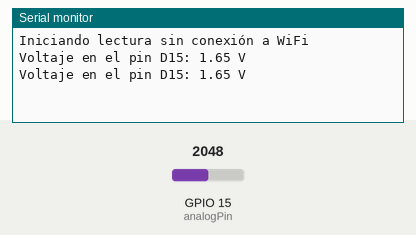
Recording of a sketch running on a simulated ESP32. Parts: the last lines printed to the serial monitor. The inputs (shaded band) are chosen by the test bench; at power-on: GPIO 15 (analogPin) = 2048. WiFi joins after 1.5 s; servers stay silent unless stated.

Above: at 1.8 s.
1.9 s: GPIO 15 (analogPin) set to 2866
At 2.8 s:
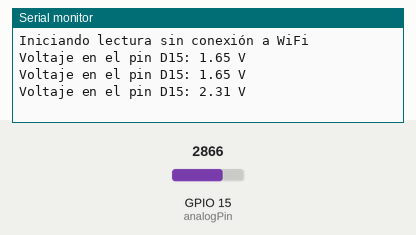
3.4 s: GPIO 15 (analogPin) set to 3603
At 10.4 s:
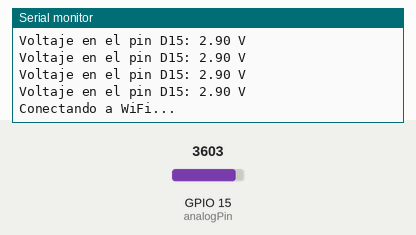
Timing chart, 0 to 10.9 s (numbered marks = the images above; inputs shaded):
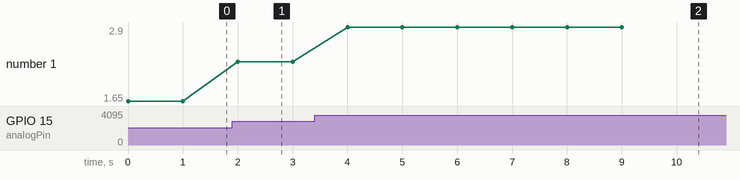

The sketch:

Voltmeter_alternated.ino
```cpp
#include <WiFi.h>

// Datos de la red WiFi
const char* ssid = "INFINITUMD2AC";
const char* password = "PCwGdtcV9D";

// Pin y configuración de lectura analógica
const int analogPin = 15;  // Pin analógico al que leeremos el voltaje (GPIO15)
const float referenceVoltage = 3.3;  // Voltaje de referencia del ESP32
const int adcMaxValue = 4095;  // Resolución del ADC (12 bits)

// Duración de las fases de lectura en milisegundos (10 segundos)
const unsigned long phaseDuration = 10000;

void setup() {
  // Inicializar el monitor serial
  Serial.begin(115200);

  // Configurar el pin D15 como entrada analógica
  pinMode(analogPin, INPUT);

  // Desconectar cualquier conexión WiFi al inicio para garantizar un estado limpio
  WiFi.disconnect(true);
}

void loop() {
  // Fase 1: Lectura sin conexión WiFi
  Serial.println("Iniciando lectura sin conexión a WiFi");
  for (unsigned long startTime = millis(); millis() - startTime < phaseDuration;) {
    leerVoltaje();
    delay(1000);
  }

  // Fase 2: Conectarse a WiFi
  Serial.println("Conectando a WiFi...");
  WiFi.begin(ssid, password);

  // Esperar hasta conectarse
  while (WiFi.status() != WL_CONNECTED) {
    delay(500);
    Serial.print(".");
  }
  Serial.println();
  Serial.println("Conectado a WiFi");
  Serial.print("Dirección IP: ");
  Serial.println(WiFi.localIP());

  // Fase 3: Lectura con conexión a WiFi
  Serial.println("Iniciando lectura con conexión a WiFi");
  for (unsigned long startTime = millis(); millis() - startTime < phaseDuration;) {
    leerVoltaje();
    delay(1000);
  }

  // Desconectarse de WiFi y limpiar recursos
  WiFi.disconnect(true);
  Serial.println("Desconectado de WiFi, repitiendo ciclo...");
}

// Función para leer y mostrar el voltaje en el pin analógico
void leerVoltaje() {
  // Leer el valor analógico del pin D15
  int analogValue = analogRead(analogPin);

  // Convertir el valor leído en voltaje
  float voltage = (analogValue * referenceVoltage) / adcMaxValue;

  // Imprimir el voltaje en el monitor serial
  Serial.print("Voltaje en el pin D15: ");
  Serial.print(voltage);
  Serial.println(" V");
}
```

Measured:
- after the input at 1.9 s, the serial monitor: prints a new line after 0.10 s (image 1)
- after the input at 3.4 s, the serial monitor: prints a new line after 0.60 s (image 2)
- plotted number 1: 1.65 → 2.31 after the input at 1.9 s, 2.31 → 2.9 after the input at 3.4 s
